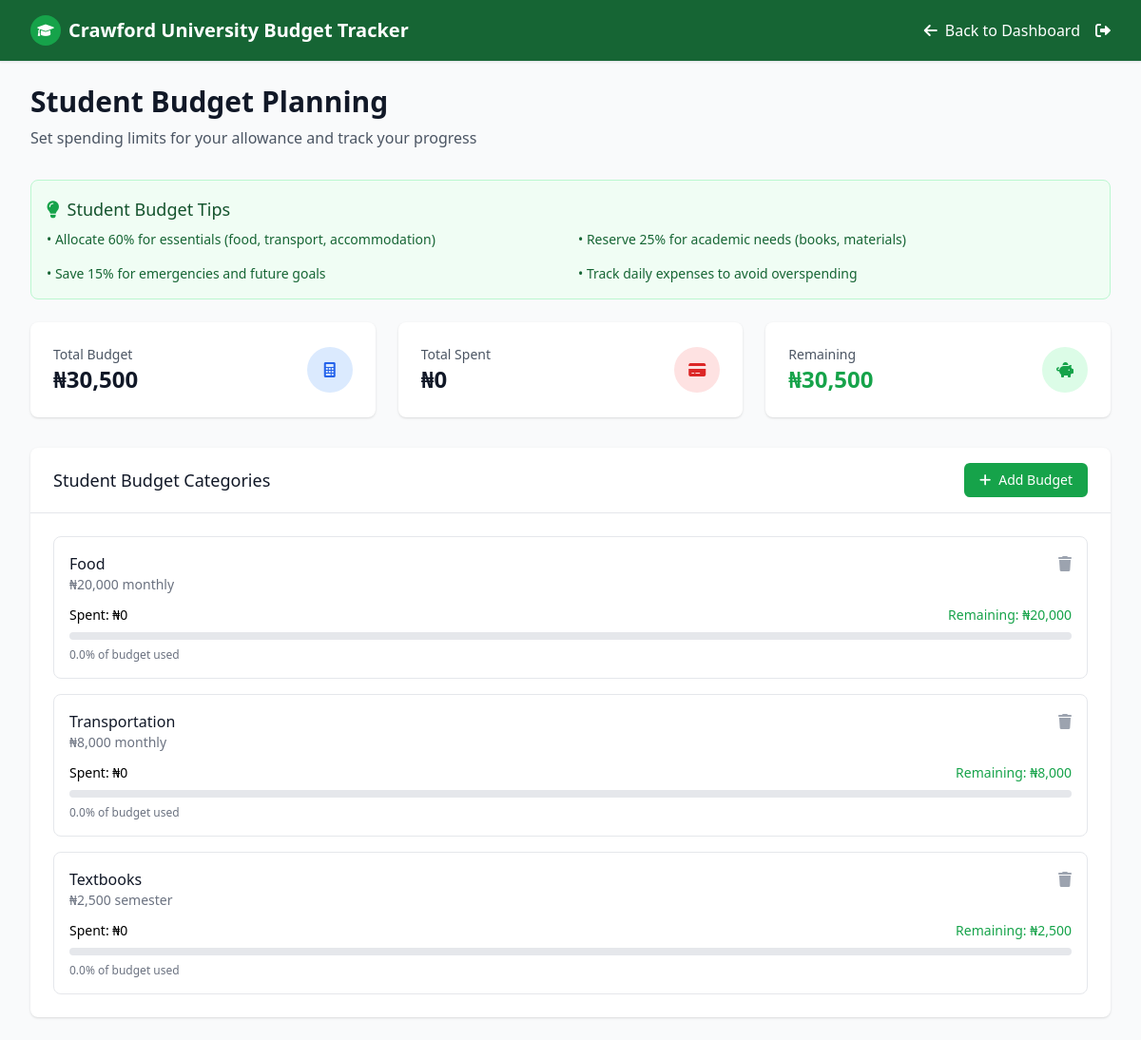
The page /budget.php (signed in) on the database its author committed.
### tables this page shows
CREATE TABLE budgets (
    id INT AUTO_INCREMENT PRIMARY KEY,
    user_id INT NOT NULL,
    category VARCHAR(50) NOT NULL,
    amount DECIMAL(10,2) NOT NULL,
    period VARCHAR(20) DEFAULT 'monthly',
    created_at TIMESTAMP DEFAULT CURRENT_TIMESTAMP,
    FOREIGN KEY (user_id) REFERENCES users(id) ON DELETE CASCADE
);

### budget.php (the view, shortened to what this page needs)
<?php
$database = new Database();
$db = $database->getConnection();
$stmt = $db->prepare("SELECT * FROM budgets WHERE user_id = ? ORDER BY created_at DESC");
$stmt->execute([$_SESSION['user_id']]);
$budgets = $stmt->fetchAll(PDO::FETCH_ASSOC);
$total_budget = 0;
foreach ($budgets as $budget) {
    if ($budget['period'] === 'monthly') {
        $total_budget += $budget['amount'];
    } elseif ($budget['period'] === 'weekly') {
        $total_budget += $budget['amount'] * 4.33;
    } elseif ($budget['period'] === 'semester') {
        $total_budget += $budget['amount'] / 6;
    }
}
$current_month = date('Y-m');
$stmt = $db->prepare("SELECT SUM(amount) as total FROM expenses WHERE user_id = ? AND DATE_FORMAT(date, '%Y-%m') = ?");
$stmt->execute([$_SESSION['user_id'], $current_month]);
$total_spent = $stmt->fetch(PDO::FETCH_ASSOC)['total'] ?? 0;
$remaining = $total_budget - $total_spent;
?>
<!DOCTYPE html>
<html lang="en">
<head>
    <script src="https://cdn.tailwindcss.com"></script>
    <link href="https://cdnjs.cloudflare.com/ajax/libs/font-awesome/6.0.0/css/all.min.css" rel="stylesheet">
</head>
<body class="bg-gray-50">
    <nav class="bg-green-800 shadow-sm border-b">
        <div class="max-w-7xl mx-auto px-4 sm:px-6 lg:px-8">
            <div class="flex justify-between h-16">
                <div class="flex items-center">
                    <div class="flex-shrink-0 flex items-center">
                        <div class="h-8 w-8 bg-green-600 rounded-full flex items-center justify-center">
                            <i class="fas fa-graduation-cap text-white text-sm"></i>
                        </div>
                        <span class="ml-2 text-xl font-bold text-white">Crawford University Budget Tracker</span>
                    </div>
                </div>
                <div class="flex items-center space-x-4">
                    <a href="dashboard.php" class="text-white hover:text-gray-300">
                        <i class="fas fa-arrow-left mr-2"></i>Back to Dashboard
                    </a>
                    <a href="auth/logout.php" class="text-white hover:text-gray-300">
                        <i class="fas fa-sign-out-alt"></i>
                    </a>
                </div>
            </div>
        </div>
    </nav>
    <div class="max-w-7xl mx-auto py-6 sm:px-6 lg:px-8">
        <div class="mb-8">
            <h1 class="text-3xl font-bold text-gray-900">Student Budget Planning</h1>
            <p class="text-gray-600 mt-2">Set spending limits for your allowance and track your progress</p>
        </div>
        <div class="bg-green-50 border border-green-200 rounded-lg p-4 mb-6">
            <h3 class="text-lg font-medium text-green-900 mb-2">
                <i class="fas fa-lightbulb text-green-600 mr-2"></i>Student Budget Tips
            </h3>
            <div class="grid grid-cols-1 md:grid-cols-2 gap-4 text-sm text-green-800">
                <div>• Allocate 60% for essentials (food, transport, accommodation)</div>
                <div>• Reserve 25% for academic needs (books, materials)</div>
                <div>• Save 15% for emergencies and future goals</div>
                <div>• Track daily expenses to avoid overspending</div>
            </div>
        </div>
        <div class="grid grid-cols-1 md:grid-cols-3 gap-6 mb-8">
            <div class="bg-white rounded-lg shadow p-6">
                <div class="flex items-center justify-between">
                    <div>
                        <p class="text-sm font-medium text-gray-600">Total Budget</p>
                        <p class="text-2xl font-bold text-gray-900">₦<?php echo number_format($total_budget, 0); ?></p>
                    </div>
                    <div class="h-12 w-12 bg-blue-100 rounded-full flex items-center justify-center">
                        <i class="fas fa-calculator text-blue-600"></i>
                    </div>
                </div>
            </div>
            <div class="bg-white rounded-lg shadow p-6">
                <div class="flex items-center justify-between">
                    <div>
                        <p class="text-sm font-medium text-gray-600">Total Spent</p>
                        <p class="text-2xl font-bold text-gray-900">₦<?php echo number_format($total_spent, 0); ?></p>
                    </div>
                    <div class="h-12 w-12 bg-red-100 rounded-full flex items-center justify-center">
                        <i class="fas fa-credit-card text-red-600"></i>
                    </div>
                </div>
            </div>
            <div class="bg-white rounded-lg shadow p-6">
                <div class="flex items-center justify-between">
                    <div>
                        <p class="text-sm font-medium text-gray-600">Remaining</p>
                        <p class="text-2xl font-bold <?php echo $remaining >= 0 ? 'text-green-600' : 'text-red-600'; ?>">
                            ₦<?php echo number_format($remaining, 0); ?>
                        </p>
                    </div>
                    <div class="h-12 w-12 bg-green-100 rounded-full flex items-center justify-center">
                        <i class="fas fa-piggy-bank text-green-600"></i>
                    </div>
                </div>
            </div>
        </div>
        <div class="bg-white rounded-lg shadow">
            <div class="px-6 py-4 border-b border-gray-200 flex justify-between items-center">
                <h3 class="text-lg font-medium text-gray-900">Student Budget Categories</h3>
                <button onclick="showAddBudgetModal()" class="bg-green-600 text-white px-4 py-2 rounded-md text-sm font-medium hover:bg-green-700">
                    <i class="fas fa-plus mr-2"></i>Add Budget
                </button>
            </div>
            <div class="p-6">
                <?php if (empty($budgets)): ?>
                    <div class="text-center py-8">
                        <i class="fas fa-calculator text-gray-400 text-4xl mb-4"></i>
                        <p class="text-gray-500">No budgets set yet. Add your first budget to get started!</p>
                    </div>
                <?php else: ?>
                    <div class="space-y-4">
                        <?php foreach ($budgets as $budget): ?>
                            <?php
                            $stmt = $db->prepare("SELECT SUM(amount) as total FROM expenses WHERE user_id = ? AND category = ? AND DATE_FORMAT(date, '%Y-%m') = ?");
                            $stmt->execute([$_SESSION['user_id'], $budget['category'], $current_month]);
                            $category_spent = $stmt->fetch(PDO::FETCH_ASSOC)['total'] ?? 0;
                            $monthly_budget = $budget['amount'];
                            if ($budget['period'] === 'weekly') {
                                $monthly_budget = $budget['amount'] * 4.33;
                            } elseif ($budget['period'] === 'semester') {
                                $monthly_budget = $budget['amount'] / 6;
                            }
                            $remaining_budget = $monthly_budget - $category_spent;
                            $percentage = $monthly_budget > 0 ? min(($category_spent / $monthly_budget) * 100, 100) : 0;
                            $is_over_budget = $category_spent > $monthly_budget;
                            ?>
                            <div class="border border-gray-200 rounded-lg p-4">
                                <div class="flex justify-between items-start mb-3">
                                    <div>
                                        <h4 class="font-medium text-gray-900"><?php echo htmlspecialchars(ucwords(str_replace('_', ' ', $budget['category']))); ?></h4>
                                        <p class="text-sm text-gray-500">₦<?php echo number_format($monthly_budget, 0); ?> <?php echo $budget['period']; ?></p>
                                    </div>
                                    <div class="flex space-x-2">
                                        <a href="api/delete_budget.php?id=<?php echo $budget['id']; ?>"
                                           onclick="return confirm('Are you sure you want to delete this budget?')"
                                           class="text-gray-400 hover:text-red-600">
                                            <i class="fas fa-trash"></i>
                                        </a>
                                    </div>
                                </div>
                                <div class="mb-2">
                                    <div class="flex justify-between text-sm">
                                        <span>Spent: ₦<?php echo number_format($category_spent, 0); ?></span>
                                        <span class="<?php echo $is_over_budget ? 'text-red-600' : 'text-green-600'; ?>">
                                            <?php echo $is_over_budget ? 'Over by ' : 'Remaining: '; ?>₦<?php echo number_format(abs($remaining_budget), 0); ?>
                                        </span>
                                    </div>
                                </div>
                                <div class="w-full bg-gray-200 rounded-full h-2">
                                </div>
                                <div class="mt-2 text-xs text-gray-500">
                                    <?php echo number_format($percentage, 1); ?>% of budget used
                                </div>
                            </div>
                        <?php endforeach; ?>
                    </div>
                <?php endif; ?>
            </div>
        </div>
    </div>
</body>
</html>

### rows shown on the page
budgets: category "Food", amount "20,000", period "monthly", category_spent "0", shows "Remaining:", remaining_budget "20,000", percentage "0.0"
budgets: category "Transportation", amount "8,000", period "monthly", category_spent "0", shows "Remaining:", remaining_budget "8,000", percentage "0.0"
budgets: category "Textbooks", amount "2,500", period "semester", category_spent "0", shows "Remaining:", remaining_budget "2,500", percentage "0.0"

### other values the page prints
$total_budget "30,500"
$total_spent "0"
$remaining "30,500"
